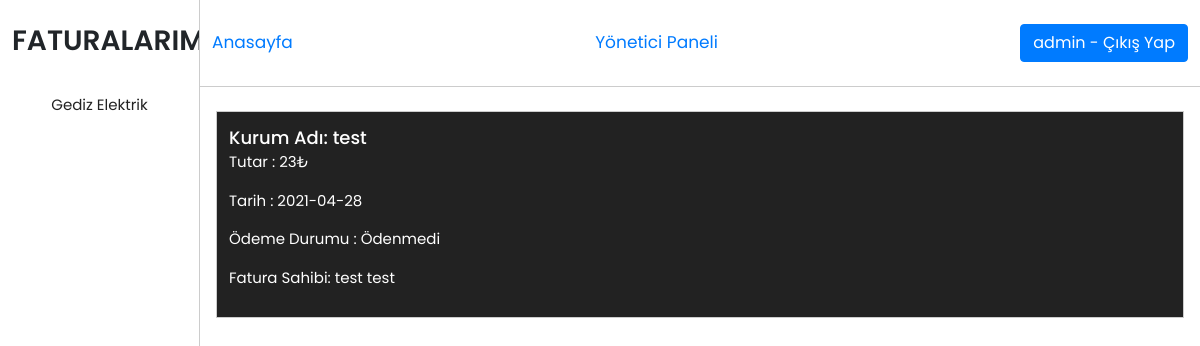
The page /fatura-icerigi.php?kid=5 (signed in) on the database its author committed.
### tables this page shows
CREATE TABLE "Fatura" (
	"id"	INTEGER,
	"kullaniciid"	INTEGER,
	"kurumadi"	TEXT,
	"tutar"	REAL,
	"tarih"	TEXT,
	"odendimi"	INTEGER,
	PRIMARY KEY("id" AUTOINCREMENT)
);

CREATE TABLE "Kullanici" (
	"id"	INTEGER,
	"kullaniciadi"	TEXT,
	"sifre"	TEXT,
	"ad"	TEXT,
	"soyad"	TEXT,
	"eposta"	TEXT,
	"adres"	TEXT,
	"yetki"	INTEGER,
	PRIMARY KEY("id" AUTOINCREMENT)
);

### fonksiyon.php (called while the page is built, shortened)
<?php
$vt = new PDO('sqlite:veritabani.db');
function kullaniciBilgisi($kid)
{
    global $vt;
    $sorgu = "SELECT * FROM kullanici WHERE id=$kid";
    $sonuclar = $vt->query($sorgu);
    if ($satir = $sonuclar->fetch()) {
        return $satir;
    }
}
function tumFaturalar()
{
    global $vt;
    $kid = $_SESSION['kid'];
    $sorgu = "SELECT * FROM Fatura where kullaniciid=$kid";
    $sonuclar = $vt->query($sorgu);
    $dizi = [];
    while ($satir = $sonuclar->fetch()) {
        array_push($dizi,$satir);
    }
    return $dizi;
}
function faturaBilgisi($faturaID)
{
    global $vt;
    $sorgu = "SELECT * FROM fatura WHERE id=$faturaID";
    $sonuclar = $vt->query($sorgu);
    if ($satir = $sonuclar->fetch()) {
        return $satir;
    }
}
function girisYapildimi()
{
    if(isset($_SESSION['kid']))return true;
    return false;
}

### fatura-icerigi.php (the view, shortened to what this page needs)
<!doctype html>
<html lang="en">
<?php
require_once('fonksiyon.php');
$faturaID = $_GET['kid'];
$faturaBilgisi = faturaBilgisi($faturaID);
?>
<head>
  <link rel="stylesheet" href="https://stackpath.bootstrapcdn.com/bootstrap/4.3.1/css/bootstrap.min.css">
  <link rel="stylesheet" href="https://cdnjs.cloudflare.com/ajax/libs/font-awesome/5.15.3/css/all.min.css" />
  <link rel="stylesheet" href="css/style.css">
</head>
<body>
  <div class="forum-container">
    <div class="forum forum-left">
      <h3>FATURALARIM</h3>
      <div class="forum-subjects d-flex flex-column">
        <?php
        if (girisYapildimi()) {
          $faturalar = tumFaturalar();
          foreach ($faturalar as $fatura) {
            echo "<a href='fatura-icerigi.php?kid={$fatura['id']}'>{$fatura['kurumadi']}</a>";
          }
        }
        ?>
      </div>
    </div>
    <div class="forum forum-right">
      <header class="d-flex justify-content-between align-items-center">
        <a href="index.php" class="anasayfa">Anasayfa</a>
        <?php
        if (isset($_SESSION['yetki']) && $_SESSION['yetki'] == 1) {
          echo '<a href="admin.php" class="anasayfa">Yönetici Paneli</a>';
        }
        ?>
        <?php
        if (isset($_SESSION['kid']) == false) {
        ?>
          <div class="login">
            <input type="button" data-toggle="modal" data-target="#girisModal" data-whatever="@mdo" value="Giriş Yap" />
            <input type="button" data-toggle="modal" data-target="#kayitModal" data-whatever="@mdo" value="Kayıt Ol" />
          </div>
        <?php
        } else {
        ?>
          <div class="login">
            <a class="btn btn-primary" href="fonksiyon.php?cikis=1"><?php echo kullaniciBilgisi($_SESSION['kid'])['kullaniciadi']; ?> - Çıkış Yap</a>
          </div>
        <?php
        }
        ?>
      </header>
      <div class="forum-content">
        <div class="forum-content-item">
          <?php
          $odeme = $faturaBilgisi['odendimi'] == 1 ? "Ödendi" : "Ödenmedi";
          $kullanici = kullaniciBilgisi($faturaBilgisi['kullaniciid']);
          ?>
          <a href="#" class="fatura-adi"><?php echo "Kurum Adı: " . $faturaBilgisi['kurumadi']; ?></a>
          <p class=""><?php echo "Tutar : {$faturaBilgisi['tutar']}₺"; ?></p>
          <p class=""><?php echo "Tarih : {$faturaBilgisi['tarih']}"; ?></p>
          <p class=""><?php echo "Ödeme Durumu : $odeme"; ?></p>
          <p class=""><?php echo "Fatura Sahibi: {$kullanici['ad']} {$kullanici['soyad']}"; ?></p>
        </div>
      </div>
    </div>
  </div>
</body>
</html>

### css/style.css (style rules this page uses)
* { padding: 0px; margin: 0px; text-decoration: none !important; }
body { font-family: 'Poppins', sans-serif; overflow-y: hidden; }
.forum-container { display: -ms-grid; display: grid; -ms-grid-columns: 1.5fr 10.5fr; grid-template-columns: 1.5fr 10.5fr; }
.forum-container .forum { min-height: 100vh; max-height: 100vh; }
.forum-container .forum-left { border-right: 1px solid #ccc; overflow-y: scroll; }
.forum-container .forum-left h3 { font-weight: 600; margin: 24px 12px; text-align: center; }
.forum-container .forum-left .forum-subjects a { padding: 12px; text-align: center; color: #222222; font-size: 15px; }
.forum-container .forum-right { overflow-y: scroll; }
.forum-container .forum-right header { border-bottom: 1px solid #ccc; padding: 24px 12px; }
.forum-container .forum-right header .anasayfa { font-size: 17px; }
.forum-container .forum-right .forum-content { position: relative; padding: 24px 16px; min-height: 100vh; }
.forum-container .forum-right .forum-content .forum-content-item { padding: 12px; border: 1px solid #ccc; margin-bottom: 8px; }
.forum-container .forum-right .forum-content .forum-content-item .fatura-adi { color: #222222; font-size: 18px; font-weight: 500; }
.forum-container .forum-right .forum-content .forum-content-item p { font-size: 15px; }
.forum-container .forum-right .forum-content .forum-content-item:first-child { background: #222222; color: #fff; }
.forum-container .forum-right .forum-content .forum-content-item:first-child a { color: #fff; }
@media only screen and (max-width: 1500px) { .forum-container { -ms-grid-columns: 2fr 10fr; grid-template-columns: 2fr 10fr; } }

### rows shown on the page
fatura: kurumadi "Gediz Elektrik"
kullanici: kullaniciadi "admin"
fatura: kurumadi "test", tutar "23", tarih "2021-04-28", odendimi "Ödenmedi"
kullanici: ad "test", soyad "test"
